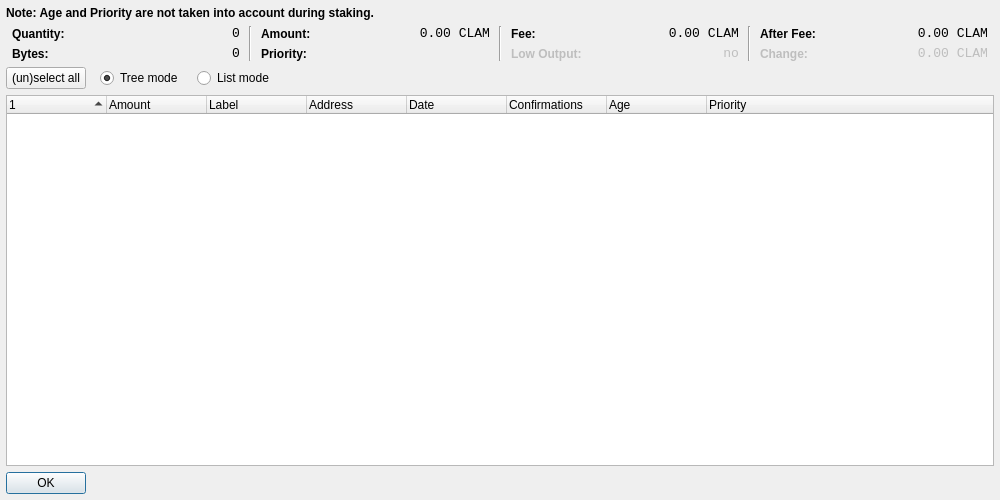
<?xml version="1.0" encoding="UTF-8"?>
<ui version="4.0">
 <class>CoinControlDialog</class>
 <widget class="QDialog" name="CoinControlDialog">
  <property name="geometry">
   <rect>
    <x>0</x>
    <y>0</y>
    <width>1000</width>
    <height>500</height>
   </rect>
  </property>
  <property name="windowTitle">
   <string>Coin Control</string>
  </property>
  <layout class="QGridLayout" name="gridLayout">
   <property name="leftMargin">
    <number>6</number>
   </property>
   <property name="topMargin">
    <number>6</number>
   </property>
   <property name="rightMargin">
    <number>6</number>
   </property>
   <property name="bottomMargin">
    <number>6</number>
   </property>
   <item row="3" column="0">
    <widget class="CoinControlTreeWidget" name="treeWidget">
     <property name="contextMenuPolicy">
      <enum>Qt::CustomContextMenu</enum>
     </property>
     <property name="sortingEnabled">
      <bool>false</bool>
     </property>
     <property name="columnCount">
      <number>8</number>
     </property>
     <attribute name="headerShowSortIndicator" stdset="0">
      <bool>true</bool>
     </attribute>
     <attribute name="headerStretchLastSection">
      <bool>true</bool>
     </attribute>
     <column>
      <property name="text">
       <string/>
      </property>
     </column>
     <column>
      <property name="text">
       <string>Amount</string>
      </property>
     </column>
     <column>
      <property name="text">
       <string>Label</string>
      </property>
     </column>
     <column>
      <property name="text">
       <string>Address</string>
      </property>
     </column>
     <column>
      <property name="text">
       <string>Date</string>
      </property>
     </column>
     <column>
      <property name="text">
       <string>Confirmations</string>
      </property>
      <property name="toolTip">
       <string>Confirmed</string>
      </property>
     </column>
     <column>
      <property name="text">
       <string>Age</string>
      </property>
      <property name="toolTip">
       <string>Age in days</string>
      </property>
     </column>
     <column>
      <property name="text">
       <string>Priority</string>
      </property>
     </column>
    </widget>
   </item>
   <item row="1" column="0">
    <layout class="QHBoxLayout" name="horizontalLayoutTop" stretch="0,0,0,0,0,0,0">
     <property name="spacing">
      <number>3</number>
     </property>
     <property name="topMargin">
      <number>0</number>
     </property>
     <property name="bottomMargin">
      <number>0</number>
     </property>
     <item>
      <layout class="QFormLayout" name="formLayoutCoinControl1">
       <property name="horizontalSpacing">
        <number>5</number>
       </property>
       <property name="verticalSpacing">
        <number>5</number>
       </property>
       <property name="leftMargin">
        <number>6</number>
       </property>
       <property name="rightMargin">
        <number>6</number>
       </property>
       <item row="0" column="0">
        <widget class="QLabel" name="labelCoinControlQuantityText">
         <property name="styleSheet">
          <string notr="true">font-weight:bold;</string>
         </property>
         <property name="text">
          <string>Quantity:</string>
         </property>
        </widget>
       </item>
       <item row="0" column="1">
        <widget class="QLabel" name="labelCoinControlQuantity">
         <property name="font">
          <font>
           <family>Monospace</family>
           <pointsize>10</pointsize>
          </font>
         </property>
         <property name="cursor">
          <cursorShape>IBeamCursor</cursorShape>
         </property>
         <property name="contextMenuPolicy">
          <enum>Qt::ActionsContextMenu</enum>
         </property>
         <property name="text">
          <string notr="true">0</string>
         </property>
         <property name="alignment">
          <set>Qt::AlignRight|Qt::AlignTrailing|Qt::AlignVCenter</set>
         </property>
         <property name="textInteractionFlags">
          <set>Qt::LinksAccessibleByMouse|Qt::TextSelectableByKeyboard|Qt::TextSelectableByMouse</set>
         </property>
        </widget>
       </item>
       <item row="1" column="0">
        <widget class="QLabel" name="labelCoinControlBytesText">
         <property name="styleSheet">
          <string notr="true">font-weight:bold;</string>
         </property>
         <property name="text">
          <string>Bytes:</string>
         </property>
        </widget>
       </item>
       <item row="1" column="1">
        <widget class="QLabel" name="labelCoinControlBytes">
         <property name="font">
          <font>
           <family>Monospace</family>
           <pointsize>10</pointsize>
          </font>
         </property>
         <property name="cursor">
          <cursorShape>IBeamCursor</cursorShape>
         </property>
         <property name="contextMenuPolicy">
          <enum>Qt::ActionsContextMenu</enum>
         </property>
         <property name="text">
          <string notr="true">0</string>
         </property>
         <property name="alignment">
          <set>Qt::AlignRight|Qt::AlignTrailing|Qt::AlignVCenter</set>
         </property>
         <property name="textInteractionFlags">
          <set>Qt::LinksAccessibleByMouse|Qt::TextSelectableByKeyboard|Qt::TextSelectableByMouse</set>
         </property>
        </widget>
       </item>
      </layout>
     </item>
     <item>
      <widget class="Line" name="line">
       <property name="orientation">
        <enum>Qt::Vertical</enum>
       </property>
      </widget>
     </item>
     <item>
      <layout class="QFormLayout" name="formLayoutCoinControl2">
       <property name="horizontalSpacing">
        <number>5</number>
       </property>
       <property name="verticalSpacing">
        <number>5</number>
       </property>
       <property name="leftMargin">
        <number>6</number>
       </property>
       <property name="rightMargin">
        <number>6</number>
       </property>
       <item row="0" column="0">
        <widget class="QLabel" name="labelCoinControlAmountText">
         <property name="styleSheet">
          <string notr="true">font-weight:bold;</string>
         </property>
         <property name="text">
          <string>Amount:</string>
         </property>
        </widget>
       </item>
       <item row="0" column="1">
        <widget class="QLabel" name="labelCoinControlAmount">
         <property name="font">
          <font>
           <family>Monospace</family>
           <pointsize>10</pointsize>
          </font>
         </property>
         <property name="cursor">
          <cursorShape>IBeamCursor</cursorShape>
         </property>
         <property name="contextMenuPolicy">
          <enum>Qt::ActionsContextMenu</enum>
         </property>
         <property name="text">
          <string notr="true">0.00 CLAM</string>
         </property>
         <property name="alignment">
          <set>Qt::AlignRight|Qt::AlignTrailing|Qt::AlignVCenter</set>
         </property>
         <property name="textInteractionFlags">
          <set>Qt::LinksAccessibleByMouse|Qt::TextSelectableByKeyboard|Qt::TextSelectableByMouse</set>
         </property>
        </widget>
       </item>
       <item row="1" column="0">
        <widget class="QLabel" name="labelCoinControlPriorityText">
         <property name="styleSheet">
          <string notr="true">font-weight:bold;</string>
         </property>
         <property name="text">
          <string>Priority:</string>
         </property>
        </widget>
       </item>
       <item row="1" column="1">
        <widget class="QLabel" name="labelCoinControlPriority">
         <property name="font">
          <font>
           <family>Monospace</family>
           <pointsize>10</pointsize>
          </font>
         </property>
         <property name="cursor">
          <cursorShape>IBeamCursor</cursorShape>
         </property>
         <property name="contextMenuPolicy">
          <enum>Qt::ActionsContextMenu</enum>
         </property>
         <property name="text">
          <string/>
         </property>
         <property name="alignment">
          <set>Qt::AlignRight|Qt::AlignTrailing|Qt::AlignVCenter</set>
         </property>
         <property name="textInteractionFlags">
          <set>Qt::LinksAccessibleByMouse|Qt::TextSelectableByKeyboard|Qt::TextSelectableByMouse</set>
         </property>
        </widget>
       </item>
      </layout>
     </item>
     <item>
      <widget class="Line" name="line_2">
       <property name="orientation">
        <enum>Qt::Vertical</enum>
       </property>
      </widget>
     </item>
     <item>
      <layout class="QFormLayout" name="formLayoutCoinControl3">
       <property name="horizontalSpacing">
        <number>5</number>
       </property>
       <property name="verticalSpacing">
        <number>5</number>
       </property>
       <property name="leftMargin">
        <number>6</number>
       </property>
       <property name="rightMargin">
        <number>6</number>
       </property>
       <item row="0" column="0">
        <widget class="QLabel" name="labelCoinControlFeeText">
         <property name="styleSheet">
          <string notr="true">font-weight:bold;</string>
         </property>
         <property name="text">
          <string>Fee:</string>
         </property>
        </widget>
       </item>
       <item row="0" column="1">
        <widget class="QLabel" name="labelCoinControlFee">
         <property name="font">
          <font>
           <family>Monospace</family>
           <pointsize>10</pointsize>
          </font>
         </property>
         <property name="cursor">
          <cursorShape>IBeamCursor</cursorShape>
         </property>
         <property name="contextMenuPolicy">
          <enum>Qt::ActionsContextMenu</enum>
         </property>
         <property name="text">
          <string notr="true">0.00 CLAM</string>
         </property>
         <property name="alignment">
          <set>Qt::AlignRight|Qt::AlignTrailing|Qt::AlignVCenter</set>
         </property>
         <property name="textInteractionFlags">
          <set>Qt::LinksAccessibleByMouse|Qt::TextSelectableByKeyboard|Qt::TextSelectableByMouse</set>
         </property>
        </widget>
       </item>
       <item row="1" column="0">
        <widget class="QLabel" name="labelCoinControlLowOutputText">
         <property name="enabled">
          <bool>false</bool>
         </property>
         <property name="styleSheet">
          <string notr="true">font-weight:bold;</string>
         </property>
         <property name="text">
          <string>Low Output:</string>
         </property>
        </widget>
       </item>
       <item row="1" column="1">
        <widget class="QLabel" name="labelCoinControlLowOutput">
         <property name="enabled">
          <bool>false</bool>
         </property>
         <property name="font">
          <font>
           <family>Monospace</family>
           <pointsize>10</pointsize>
          </font>
         </property>
         <property name="cursor">
          <cursorShape>IBeamCursor</cursorShape>
         </property>
         <property name="contextMenuPolicy">
          <enum>Qt::ActionsContextMenu</enum>
         </property>
         <property name="text">
          <string notr="true">no</string>
         </property>
         <property name="alignment">
          <set>Qt::AlignRight|Qt::AlignTrailing|Qt::AlignVCenter</set>
         </property>
         <property name="textInteractionFlags">
          <set>Qt::LinksAccessibleByMouse|Qt::TextSelectableByKeyboard|Qt::TextSelectableByMouse</set>
         </property>
        </widget>
       </item>
      </layout>
     </item>
     <item>
      <widget class="Line" name="line_3">
       <property name="orientation">
        <enum>Qt::Vertical</enum>
       </property>
      </widget>
     </item>
     <item>
      <layout class="QFormLayout" name="formLayoutCoinControl4">
       <property name="fieldGrowthPolicy">
        <enum>QFormLayout::AllNonFixedFieldsGrow</enum>
       </property>
       <property name="horizontalSpacing">
        <number>5</number>
       </property>
       <property name="verticalSpacing">
        <number>5</number>
       </property>
       <property name="leftMargin">
        <number>6</number>
       </property>
       <property name="rightMargin">
        <number>6</number>
       </property>
       <item row="0" column="0">
        <widget class="QLabel" name="labelCoinControlAfterFeeText">
         <property name="styleSheet">
          <string notr="true">font-weight:bold;</string>
         </property>
         <property name="text">
          <string>After Fee:</string>
         </property>
        </widget>
       </item>
       <item row="0" column="1">
        <widget class="QLabel" name="labelCoinControlAfterFee">
         <property name="font">
          <font>
           <family>Monospace</family>
           <pointsize>10</pointsize>
          </font>
         </property>
         <property name="cursor">
          <cursorShape>IBeamCursor</cursorShape>
         </property>
         <property name="contextMenuPolicy">
          <enum>Qt::ActionsContextMenu</enum>
         </property>
         <property name="text">
          <string notr="true">0.00 CLAM</string>
         </property>
         <property name="alignment">
          <set>Qt::AlignRight|Qt::AlignTrailing|Qt::AlignVCenter</set>
         </property>
         <property name="textInteractionFlags">
          <set>Qt::LinksAccessibleByMouse|Qt::TextSelectableByKeyboard|Qt::TextSelectableByMouse</set>
         </property>
        </widget>
       </item>
       <item row="1" column="0">
        <widget class="QLabel" name="labelCoinControlChangeText">
         <property name="enabled">
          <bool>false</bool>
         </property>
         <property name="styleSheet">
          <string notr="true">font-weight:bold;</string>
         </property>
         <property name="text">
          <string>Change:</string>
         </property>
        </widget>
       </item>
       <item row="1" column="1">
        <widget class="QLabel" name="labelCoinControlChange">
         <property name="enabled">
          <bool>false</bool>
         </property>
         <property name="font">
          <font>
           <family>Monospace</family>
           <pointsize>10</pointsize>
          </font>
         </property>
         <property name="cursor">
          <cursorShape>IBeamCursor</cursorShape>
         </property>
         <property name="contextMenuPolicy">
          <enum>Qt::ActionsContextMenu</enum>
         </property>
         <property name="text">
          <string notr="true">0.00 CLAM</string>
         </property>
         <property name="alignment">
          <set>Qt::AlignRight|Qt::AlignTrailing|Qt::AlignVCenter</set>
         </property>
         <property name="textInteractionFlags">
          <set>Qt::LinksAccessibleByMouse|Qt::TextSelectableByKeyboard|Qt::TextSelectableByMouse</set>
         </property>
        </widget>
       </item>
      </layout>
     </item>
    </layout>
   </item>
   <item row="4" column="0">
    <widget class="QDialogButtonBox" name="buttonBox">
     <property name="sizePolicy">
      <sizepolicy hsizetype="Maximum" vsizetype="Fixed">
       <horstretch>0</horstretch>
       <verstretch>0</verstretch>
      </sizepolicy>
     </property>
     <property name="orientation">
      <enum>Qt::Horizontal</enum>
     </property>
     <property name="standardButtons">
      <set>QDialogButtonBox::Ok</set>
     </property>
    </widget>
   </item>
   <item row="2" column="0">
    <layout class="QHBoxLayout" name="horizontalLayoutPanel" stretch="0,0,0,0">
     <property name="spacing">
      <number>14</number>
     </property>
     <item>
      <widget class="QPushButton" name="pushButtonSelectAll">
       <property name="sizePolicy">
        <sizepolicy hsizetype="Maximum" vsizetype="Fixed">
         <horstretch>0</horstretch>
         <verstretch>0</verstretch>
        </sizepolicy>
       </property>
       <property name="text">
        <string>(un)select all</string>
       </property>
      </widget>
     </item>
     <item>
      <widget class="QRadioButton" name="radioTreeMode">
       <property name="sizePolicy">
        <sizepolicy hsizetype="Maximum" vsizetype="Fixed">
         <horstretch>0</horstretch>
         <verstretch>0</verstretch>
        </sizepolicy>
       </property>
       <property name="text">
        <string>Tree mode</string>
       </property>
       <property name="checked">
        <bool>true</bool>
       </property>
      </widget>
     </item>
     <item>
      <widget class="QRadioButton" name="radioListMode">
       <property name="sizePolicy">
        <sizepolicy hsizetype="Maximum" vsizetype="Fixed">
         <horstretch>0</horstretch>
         <verstretch>0</verstretch>
        </sizepolicy>
       </property>
       <property name="text">
        <string>List mode</string>
       </property>
      </widget>
     </item>
     <item>
      <spacer name="horizontalSpacer">
       <property name="orientation">
        <enum>Qt::Horizontal</enum>
       </property>
       <property name="sizeHint" stdset="0">
        <size>
         <width>40</width>
         <height>20</height>
        </size>
       </property>
      </spacer>
     </item>
    </layout>
   </item>
   <item row="0" column="0">
    <widget class="QLabel" name="label">
     <property name="font">
      <font>
       <weight>75</weight>
       <bold>true</bold>
      </font>
     </property>
     <property name="text">
      <string>Note: Age and Priority are not taken into account during staking.</string>
     </property>
    </widget>
   </item>
  </layout>
 </widget>
 <customwidgets>
  <customwidget>
   <class>CoinControlTreeWidget</class>
   <extends>QTreeWidget</extends>
   <header>coincontroltreewidget.h</header>
  </customwidget>
 </customwidgets>
 <resources/>
 <connections/>
</ui>
